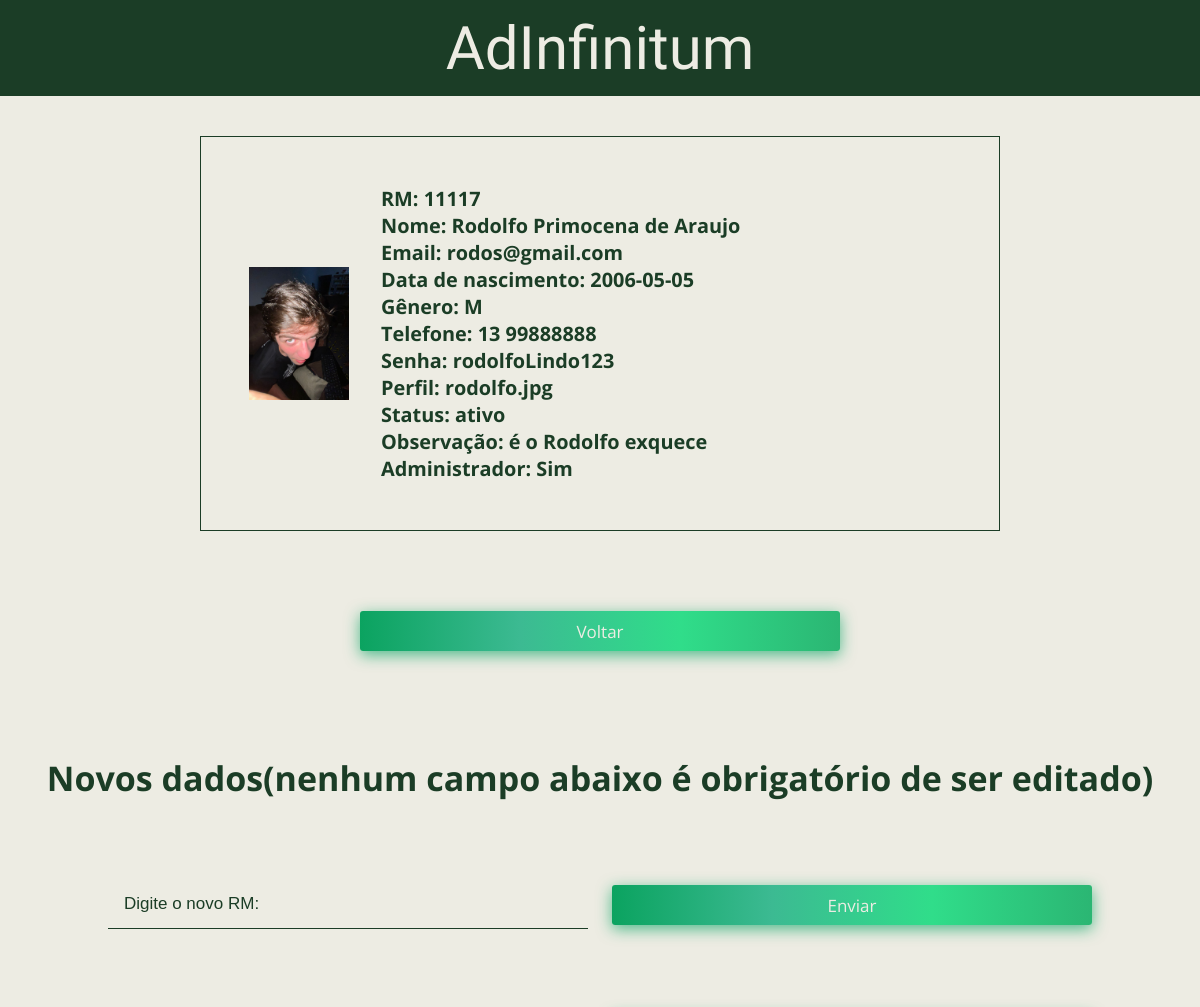
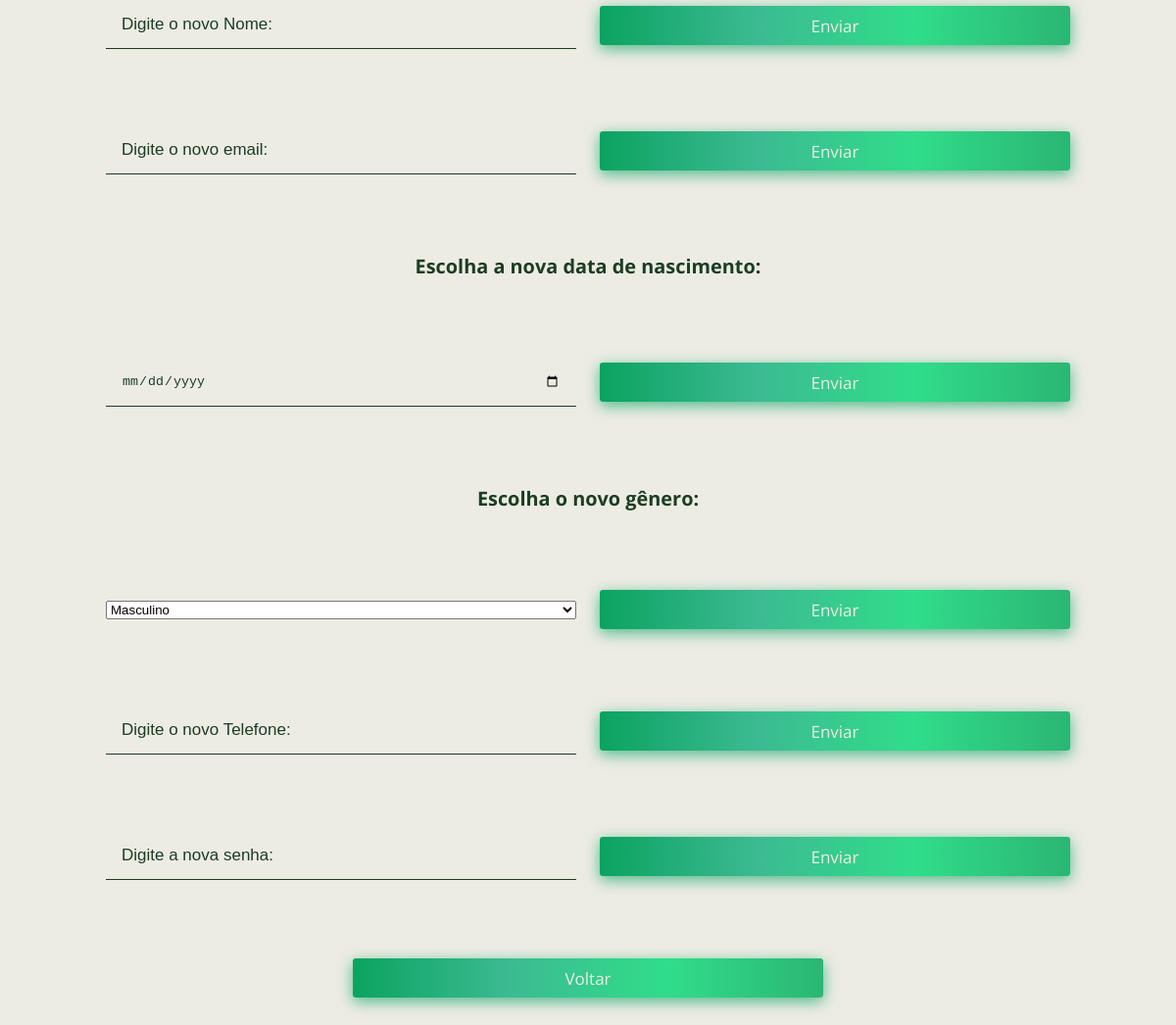
The app's page /pjtbibli/editAdm.php (signed in) with its own data (2 pictures, top to bottom).
### tables this page shows
CREATE TABLE `usuario` (
  `rm` varchar(6) NOT NULL,
  `nome` varchar(60) DEFAULT NULL,
  `email` varchar(120) DEFAULT NULL,
  `dt_nascimento` date DEFAULT NULL,
  `genero` char(1) DEFAULT NULL,
  `telefone` varchar(45) DEFAULT NULL,
  `senha` char(20) DEFAULT NULL,
  `perfil` varchar(120) DEFAULT NULL,
  `user_status` varchar(100) DEFAULT NULL,
  `obs` varchar(200) DEFAULT NULL,
  `adm` bit(1) DEFAULT NULL
);

### pjtbibli/editAdm.php (the view, shortened to what this page needs)
<!DOCTYPE html>
<html lang="pt-br">
  <head>
  </head>
  <body>
  <header class="header">
      <div class="textLogo"><span>AdInfinitum</span></div>
    </header>
    <div class="main">
        <?php
            $sql = 'SELECT * FROM usuario WHERE email ="'.$_SESSION['email'].'"';
            $res = $GLOBALS['conn']->query($sql);
            if ($res->num_rows > 0) {
              while($row = $res->fetch_assoc()) {
                echo
                    '<h3>
                        <div class="card">
                            <img width="100px" src="img/hect.png">
                                <div class="text">
                                    <p>RM: '.$row['rm'].'</p>
                                    <p>Nome: '.$row['nome'].'</p>
                                    <p>Email: '.$row['email'].'</p>
                                    <p>Data de nascimento: '.$row['dt_nascimento'].'</p>
                                    <p>Gênero: '.$row['genero'].'</p>
                                    <p>Telefone: '.$row['telefone'].'</p>
                                    <p>Senha: '.$row['senha'].'</p>
                                    <p>Perfil: '.$row['perfil'].'</p>
                                    <p>Status: '.$row['user_status'].'</p>
                                    <p>Observação: '.$row['obs'].'</p>
                                    <p>Administrador: Sim</p>
                                </div>
                        </div>
                    </h3>';
              }
            }
        ?>
        <a href="pageAdm.php" style="margin-bottom: 3vh;"><button class="buttonDefault">Voltar</button></a>
        <h1>Novos dados(nenhum campo abaixo é obrigatório de ser editado)</h1>
        <form method="post" class="form">
            <input type="text" name="rm" placeholder="Digite o novo RM:"></input>
            <button class="buttonDefault" name="editRm">Enviar</button>
        </form>
        <form method="post" class="form">
            <input type="text" name="nome" placeholder="Digite o novo Nome:"></input>
            <button class="buttonDefault" name="editNome">Enviar</button>
        </form>
        <form method="post" class="form">
            <input type="email" name="email" placeholder="Digite o novo email:"></input>
            <button class="buttonDefault" name="editEmail">Enviar</button>
        </form>
        <h3>Escolha a nova data de nascimento:</h3>
        <form method="post" class="form">
            <input type="date" name="dt"></input>
            <button class="buttonDefault" name="editDt">Enviar</button>
        </form>
        <h3>Escolha o novo gênero:</h3>
        <form method="post" class="form">
            <select name="genero">
                <option value="M">Masculino</option>
            </select>
            <button class="buttonDefault" name="editGen">Enviar</button>
        </form>
        <form method="post" class="form">
            <input type="text" name="telefone" placeholder="Digite o novo Telefone:"></input>
            <button class="buttonDefault" name="editTel">Enviar</button>
        </form>
        <form method="post" class="form">
            <input type="password" name="senha" placeholder="Digite a nova senha:"></input>
            <button class="buttonDefault" name="editSenha">Enviar</button>
        </form>
        <a href="pageAdm.php" style="margin-bottom: 10vh;"><button class="buttonDefault">Voltar</button></a>
    </div>
  </body>
</html>

### pjtbibli/editAdm.php (style rules this page uses)
* { margin: 0; padding: 0; box-sizing: border-box; }
:root { --corPrincipal: #1b3d26; --textColor: rgb(237, 236, 227); }
body { background-color: var(--textColor); color: var(--corPrincipal); font-size: 17px; font-family: 'Open Sans', sans-serif; }
.header { display: flex; justify-content: center; align-items: center; height: 12vh; width: 100%; background-color: var(--corPrincipal); color: rgb(237, 236, 227); font-family: 'Rubik', sans-serif; font-family: 'Square Peg', cursive; font-size: 60px; }
.main { display: flex; flex-direction: column; justify-content: center; align-items: center; padding-top: 5vh; gap: 10vh; margin-bottom: 5rem; }
.form { display: flex; flex-direction: row; justify-content: center; align-items: center; gap: 3vh; }
input { border: none; border-bottom: 1px solid var(--corPrincipal); padding: 1rem; transition: width 0.3s ease-in-out; width: 30rem; background-color: var(--textColor); color: var(--corPrincipal); outline: none; }
input::placeholder { color: var(--corPrincipal); font-size: 17px; }
select { width: 30rem; }
.buttonDefault { background-image: linear-gradient( to right, #0ba360, #3cba92, #30dd8a, #2bb673 ); box-shadow: 0 4px 15px 0 rgba(23, 168, 108, 0.75); color: var(--textColor); border: none; border-radius: 3px; width: 30rem; height: 5vh; cursor: pointer; padding: 1vh; }
h1 { color: var(--corPrincipal); font-family: 'Open Sans', sans-serif; }
.card { display: flex; flex-direction: row; align-items: center; width: 50rem; padding: 3rem; border: 1px solid var(--corPrincipal); }
button { background: none; color: inherit; border: none; padding: 0; font: inherit; cursor: pointer; outline: inherit; }
.text { margin-left: 2rem; }

### records on screen
usuario: rm "11117", nome "Rodolfo Primocena de Araujo", email "rodos@gmail.com", dt_nascimento "2006-05-05", genero "M", telefone "13 99888888", senha "rodolfoLindo123", perfil "rodolfo.jpg", user_status "ativo", obs "é o Rodolfo exquece"
